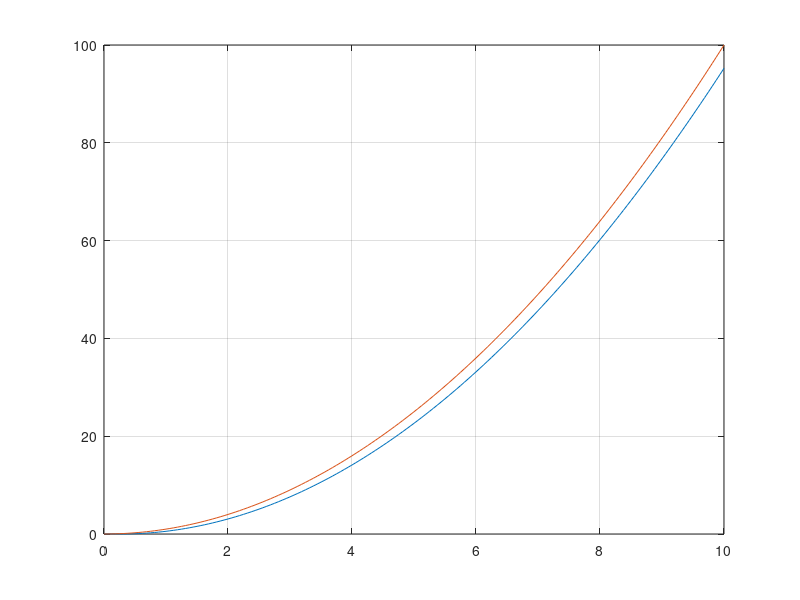

The MATLAB source for this figure:
clear, close; clc;

% System
t_end = 10;
num = 25;
den = [1, 6, 0];
open_sys = tf(num,den)
close_sys = feedback(open_sys,1)

% Step response
step(close_sys,t_end)
[y,t]=step(close_sys, t_end );
step_error =abs(1-y(end))
grid on
pause()

% Ramp response
ramp=t;
[y,t]=lsim(close_sys ,ramp,t);
plot(t,y,t,ramp)
ramp_error =abs(ramp(end)-y(end))
grid on
pause()

% Parabolic response
parabolic=t.^2;
[y,t]=lsim(close_sys ,parabolic,t);
plot(t,y,t,parabolic)
grid on
parabolic_error =abs(ramp(end)-y(end))


